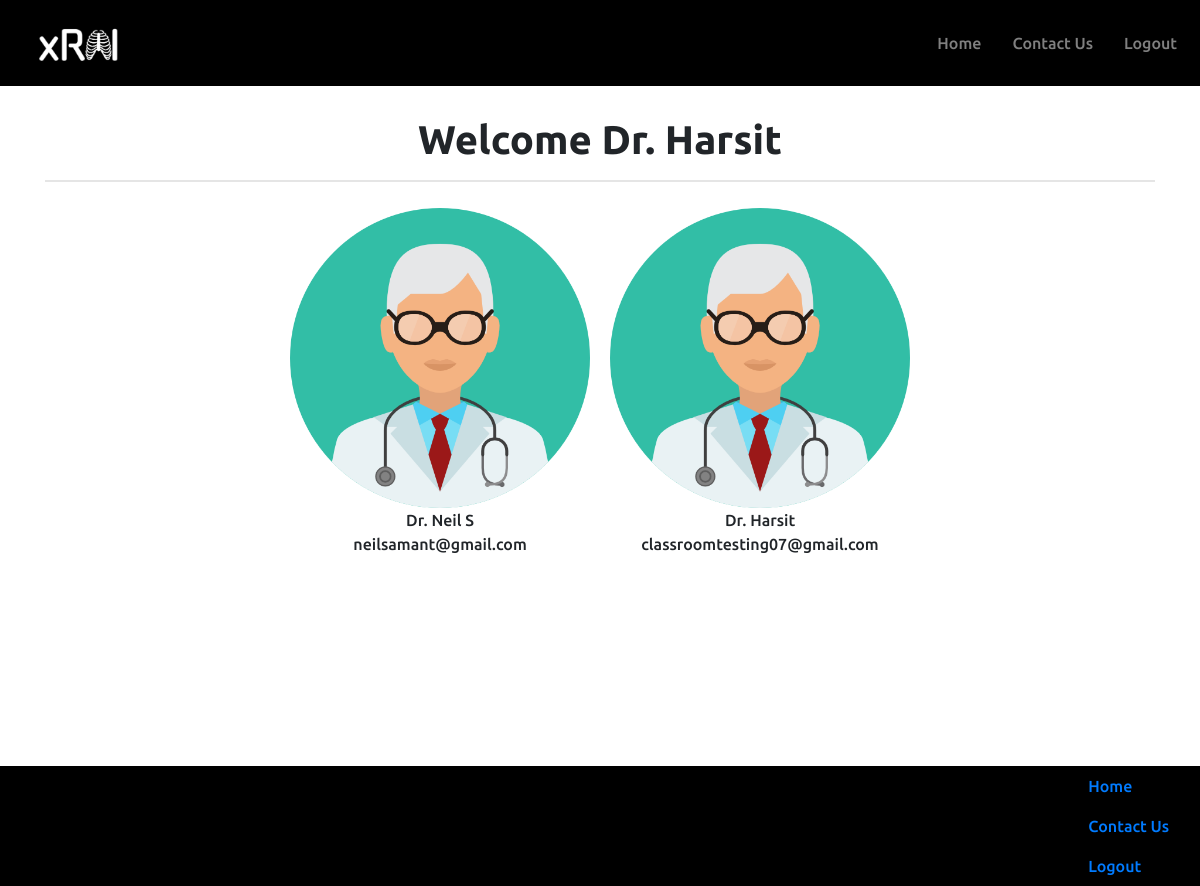
Screenshot of /contact-us (signed in) with the database file from the repository.
### website/models.py (models this page shows)
class User(db.Model, UserMixin):
    id = db.Column(db.Integer, primary_key=True)
    email = db.Column(db.String(150), unique=True)
    password = db.Column(db.String(150))
    first_name = db.Column(db.String(150))
    isdoctor = db.Column(db.String(150))
    notes = db.relationship('Note')

### website/views.py (the view)
@views.route('/contact-us')
def contact_us():
    return render_template('contact_us.html', user=current_user, all_users=User.query.all())

### website/__init__.py (called while the page is built)
def create_app():
    app = Flask(__name__)
    app.config['SECRET_KEY'] = 'hjshjhdjah kjshkjdhjs'
    app.config['SQLALCHEMY_DATABASE_URI'] = f'sqlite:///{DB_NAME}'
    db.init_app(app)
    from .views import views
    from .auth import auth
    app.register_blueprint(views, url_prefix='/')
    app.register_blueprint(auth, url_prefix='/')
    from .models import User, Scan
    with app.app_context():
        db.create_all()
    login_manager = LoginManager()
    login_manager.login_view = 'auth.login'
    login_manager.init_app(app)
    @login_manager.user_loader
    def load_user(id):
        return User.query.get(int(id))
    return app

### website/templates/contact_us.html
{% extends "base.html" %} {% block title %}Contact Us{% endblock %} {% block content %}
{% if user.isdoctor == "Yes" %}
    <h1 align="center" class="pageTitle">Welcome Dr. {{user.first_name}}</h1>
    <hr style="border-width: 2px;" />
{% else %}
    <h1 align="center">Welcome {{user.first_name}}</h1>
    <hr style="border-width: 2px;" />
{% endif %}
<div style="display: flex; flex-wrap: wrap; justify-content: center;">
    {% for currUser in all_users %}
        {% if currUser.isdoctor == "Yes" %}
            <figure style="margin: 10px;">
                <img src="{{url_for('static', filename='../static/images/doctorIcon.png')}}" alt="Doctor Icon" style="display: block; margin: 0 auto; width: 300px; height: 300px;">
                <figcaption style="text-align: center;">
                    Dr. {{ currUser.first_name }}
                    <br />
                    {{ currUser.email }}
                </figcaption>
            </figure>
        {% endif %}
    {% endfor %}
</div>
{% endblock %}

### website/static/style.css (style rules this page uses)
.ubuntu-medium, h2, h3, h4, strong, button, figcaption { font-family: "Ubuntu", system-ui; font-weight: 500; font-style: normal; }
.ubuntu-bold, h1 { font-family: "Ubuntu", system-ui; font-weight: 700; font-style: normal; }
.pageTitle { margin-top: 30px; }
body { overflow-x: hidden; }

### rows the page displays
User: first_name "Harsit", email "classroomtesting07@gmail.com"
User: first_name "Neil S", email "neilsamant@gmail.com"
